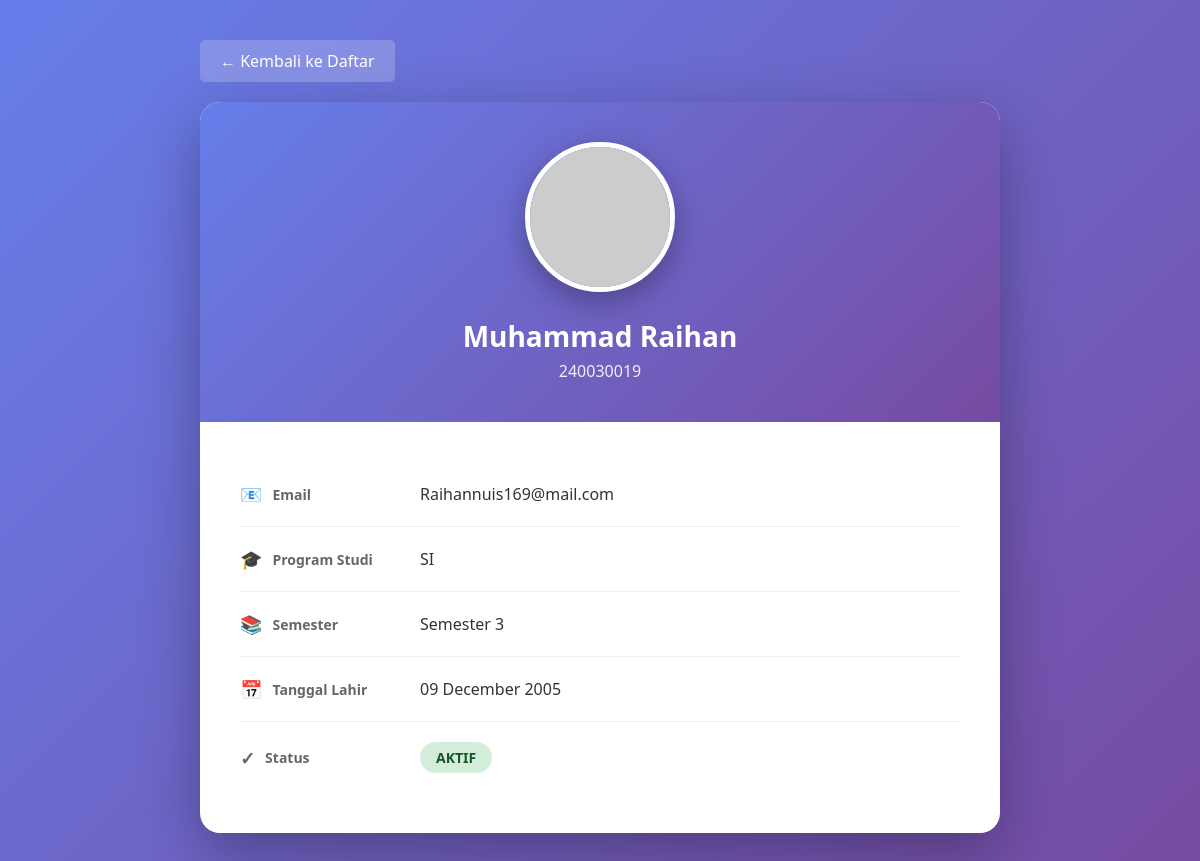
Page /index.php?action=detail&id=1 on the committed database.
### tables this page shows
CREATE TABLE `mahasiswa` (
  `id_mahasiswa` int(11) NOT NULL,
  `nim` varchar(9) NOT NULL,
  `nama` varchar(100) NOT NULL,
  `prodi` varchar(100) NOT NULL,
  `semester` int(11) NOT NULL,
  `tanggal_lahir` date DEFAULT NULL,
  `email` varchar(100) DEFAULT NULL,
  `foto_profile` text NOT NULL,
  `created_at` timestamp NOT NULL DEFAULT current_timestamp(),
  `status` enum('aktif','tidak aktif') DEFAULT 'aktif'
);

### app/controllers/MahasiswaController.php (called while the page is built, shortened)
<?php
require_once 'config/koneksi.php';
require_once 'app/models/Mahasiswa.php';
class MahasiswaController
{
    private $mahasiswa;
    public function __construct()
    {
        $database = new Database();
        $this->db = $database->getConnection();
        $this->mahasiswa = new Mahasiswa($this->db);
    }
    public function detail($id)
    {
        $mahasiswa = $this->mahasiswa->getById($id);
        require_once 'app/views/mahasiswa/detail.php';
    }
}

### config/koneksi.php (called while the page is built, shortened)
<?php
class Database {
    private $host = "localhost";
    private $db_name = "universitas";
    private $username = "root";
    private $password = "";
    public function getConnection() {
        $this->conn = null;
        try {
            $this->conn = new PDO(
                "mysql:host=" . $this->host . ";dbname=" . $this->db_name,
                $this->username,
                $this->password
            );
            $this->conn->setAttribute(PDO::ATTR_ERRMODE, PDO::ERRMODE_EXCEPTION);
            $this->conn->exec("set names utf8");
        } catch(PDOException $e) {
            echo "Connection error: " . $e->getMessage();
        }
        return $this->conn;
    }
}
?>

### app/models/Mahasiswa.php (called while the page is built, shortened)
<?php
class Mahasiswa
{
    private $conn;
    private $table_name = "mahasiswa";
    public function __construct($db)
    {
        $this->conn = $db;
    }
    public function getById($id)
    {
        $query = "SELECT * FROM " . $this->table_name . " WHERE id_mahasiswa = :id LIMIT 1";
        $stmt = $this->conn->prepare($query);
        $stmt->bindParam(':id', $id);
        $stmt->execute();
        return $stmt->fetch(PDO::FETCH_ASSOC);
    }
}

### app/views/mahasiswa/detail.php (the view, shortened to what this page needs)
<!DOCTYPE html>
<html lang="id">
<head>
</head>
<body>
    <div class="container">
        <a href="index.php" class="back-btn">← Kembali ke Daftar</a>
        <?php if ($mahasiswa): ?>
            <div class="card">
                <div class="card-header">
                    <img src="<?php echo !empty($mahasiswa['foto_profile'])
                                    ? 'assets/images/' . $mahasiswa['foto_profile']
                                    : 'https://ui-avatars.com/api/?name=' . urlencode($mahasiswa['nama']) . '&size=150&background=random'; ?>"
                        alt="Foto Profil" width="150" class="profile-photo">
                    <h1 class="profile-name"><?php echo htmlspecialchars($mahasiswa['nama']); ?></h1>
                    <p class="profile-nim"><?php echo htmlspecialchars($mahasiswa['nim']); ?></p>
                </div>
                <div class="card-body">
                    <div class="info-row">
                        <div class="info-label">
                            <span class="icon">📧</span> Email
                        </div>
                        <div class="info-value">
                            <?php echo htmlspecialchars($mahasiswa['email'] ?? '-'); ?>
                        </div>
                    </div>
                    <div class="info-row">
                        <div class="info-label">
                            <span class="icon">🎓</span> Program Studi
                        </div>
                        <div class="info-value">
                            <?php echo htmlspecialchars($mahasiswa['prodi']); ?>
                        </div>
                    </div>
                    <div class="info-row">
                        <div class="info-label">
                            <span class="icon">📚</span> Semester
                        </div>
                        <div class="info-value">
                            Semester <?php echo htmlspecialchars($mahasiswa['semester'] ?? '-'); ?>
                        </div>
                    </div>
                    <div class="info-row">
                        <div class="info-label">
                            <span class="icon">📅</span> Tanggal Lahir
                        </div>
                        <div class="info-value">
                            <?php
                            if (!empty($mahasiswa['tanggal_lahir'])) {
                                echo date('d F Y', strtotime($mahasiswa['tanggal_lahir']));
                            } else {
                                echo '-';
                            }
                            ?>
                        </div>
                    </div>
                    <div class="info-row">
                        <div class="info-label">
                            <span class="icon">✓</span> Status
                        </div>
                        <div class="info-value">
                            <span class="status-badge <?php echo ($mahasiswa['status'] ?? 'aktif') == 'aktif' ? 'status-aktif' : 'status-tidak-aktif'; ?>">
                                <?php echo strtoupper($mahasiswa['status'] ?? 'Aktif'); ?>
                            </span>
                        </div>
                    </div>
                </div>
            </div>
        <?php endif; ?>
    </div>
</body>
</html>

### app/views/mahasiswa/detail.php (style rules this page uses)
* { margin: 0; padding: 0; box-sizing: border-box; }
body { font-family: 'Segoe UI', Tahoma, Geneva, Verdana, sans-serif; background: linear-gradient(135deg, #667eea 0%, #764ba2 100%); padding: 40px 20px; min-height: 100vh; }
.container { max-width: 800px; margin: 0 auto; }
.back-btn { display: inline-block; padding: 10px 20px; background: rgba(255, 255, 255, 0.2); color: white; text-decoration: none; border-radius: 5px; margin-bottom: 20px; backdrop-filter: blur(10px); transition: all 0.3s; }
.card { background: white; border-radius: 20px; box-shadow: 0 20px 60px rgba(0, 0, 0, 0.3); overflow: hidden; }
.card-header { background: linear-gradient(135deg, #667eea 0%, #764ba2 100%); padding: 40px; text-align: center; position: relative; }
.profile-photo { width: 150px; height: 150px; border-radius: 50%; border: 5px solid white; object-fit: cover; box-shadow: 0 10px 30px rgba(0, 0, 0, 0.3); margin-bottom: 20px; }
.profile-name { color: white; font-size: 28px; font-weight: 700; margin-bottom: 5px; }
.profile-nim { color: rgba(255, 255, 255, 0.9); font-size: 16px; }
.card-body { padding: 40px; }
.info-row { display: flex; padding: 20px 0; border-bottom: 1px solid #f0f0f0; align-items: center; }
.info-row:last-child { border-bottom: none; }
.info-label { flex: 0 0 180px; color: #666; font-weight: 600; font-size: 14px; display: flex; align-items: center; gap: 10px; }
.info-value { flex: 1; color: #333; font-size: 16px; font-weight: 500; }
.status-badge { display: inline-block; padding: 6px 16px; border-radius: 20px; font-size: 14px; font-weight: 600; }
.status-aktif { background: #d4edda; color: #155724; }
.icon { font-size: 18px; }

### rows in the picture
mahasiswa: nama "Muhammad Raihan", nim "240030019", email "Raihannuis169@mail.com", prodi "SI", semester "3", tanggal_lahir "09 December 2005", status "AKTIF"
